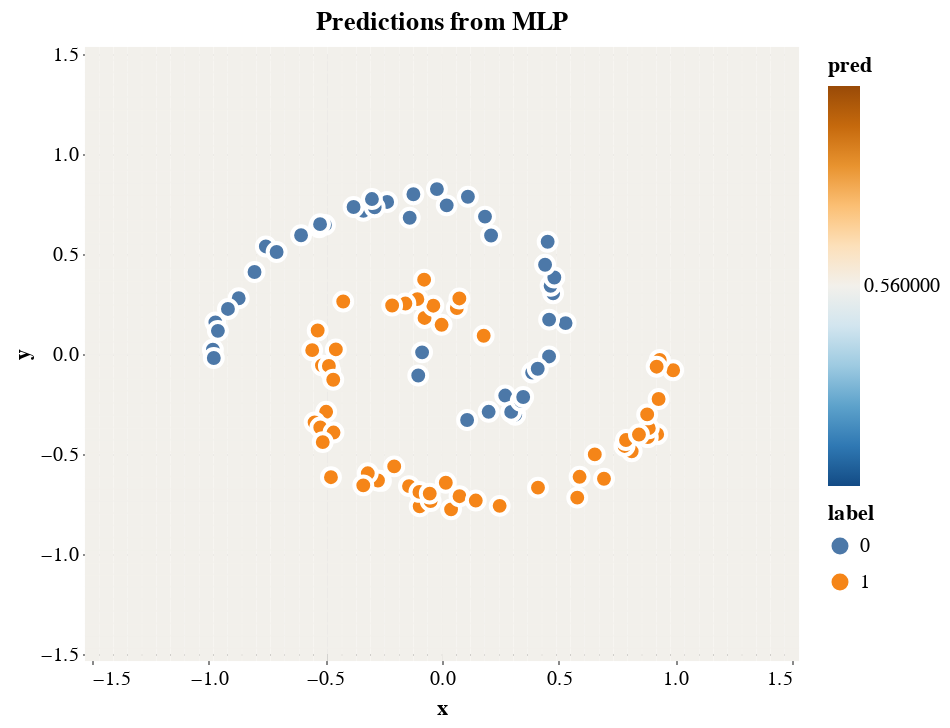

The notebook cell saved with this chart:
### Code cell
# Plot predictions
pred_chart = prediction_plot(xs, y)
chart = pred_chart + spiral_chart
chart

### Figure 1 — Vega-Lite specification as saved in the notebook (floating-point values rounded to 4 significant figures; data arrays with more than 128 entries replaced by an {"elided": "..."} marker saying what was removed)
{"config": {"view": {"continuousWidth": 300, "continuousHeight": 300}}, "layer": [{"data": {"name": "data-1b759177cbc1f9205a92be92c16e7ec6"}, "mark": {"type": "square", "opacity": 1, "size": 50}, "encoding": {"color": {"field": "pred", "scale": {"scheme": "blueorange"}, "type": "quantitative"}, "x": {"field": "x", "scale": {"domain": [-1.5, 1.5], "nice": false}, "type": "quantitative"}, "y": {"field": "y", "scale": {"domain": [-1.5, 1.5], "nice": false}, "type": "quantitative"}}, "title": "Predictions from MLP"}, {"data": {"name": "data-3378f5c3b24ba12fc9abcd26e9f1be59"}, "mark": {"type": "circle", "opacity": 1, "size": 80, "stroke": "white"}, "encoding": {"color": {"field": "label", "type": "nominal"}, "x": {"field": "x", "scale": {"domain": [-1.5, 1.5], "nice": false}, "type": "quantitative"}, "y": {"field": "y", "scale": {"domain": [-1.5, 1.5], "nice": false}, "type": "quantitative"}}}], "height": 300, "width": 350, "$schema": "https://vega.github.io/schema/vega-lite/v5.20.1.json", "datasets": {"data-1b759177cbc1f9205a92be92c16e7ec6": {"elided": "2500 records"}, "data-3378f5c3b24ba12fc9abcd26e9f1be59": [{"x": -0.08531, "y": 0.008334, "label": 0}, {"x": 0.1787, "y": 0.09108, "label": 1}, {"x": 0.06364, "y": 0.2299, "label": 1}, {"x": -0.1018, "y": -0.1074, "label": 0}, {"x": -0.001736, "y": 0.1459, "label": 1}, {"x": 0.0744, "y": 0.2778, "label": 1}, {"x": -0.07479, "y": 0.1803, "label": 1}, {"x": -0.03717, "y": 0.2415, "label": 1}, {"x": -0.1055, "y": 0.2743, "label": 1}, {"x": -0.07655, "y": 0.3715, "label": 1}, {"x": -0.1569, "y": 0.2522, "label": 1}, {"x": 0.1076, "y": -0.33, "label": 0}, {"x": 0.2, "y": -0.2889, "label": 0}, {"x": -0.2137, "y": 0.2426, "label": 1}, {"x": 0.271, "y": -0.2078, "label": 0}, {"x": 0.3139, "y": -0.3035, "label": 0}, {"x": 0.2965, "y": -0.2895, "label": 0}, {"x": 0.3377, "y": -0.2342, "label": 0}, {"x": 0.348, "y": -0.2151, "label": 0}, {"x": -0.4233, "y": 0.2626, "label": 1}, {"x": 0.3863, "y": -0.09285, "label": 0}, {"x": -0.5328, "y": 0.1173, "label": 1}, {"x": -0.4549, "y": 0.02297, "label": 1}, {"x": 0.4588, "y": -0.01218, "label": 0}, {"x": 0.4103, "y": -0.07362, "label": 0}, {"x": -0.4793, "y": -0.08519, "label": 1}, {"x": -0.5563, "y": 0.01929, "label": 1}, {"x": -0.5145, "y": -0.05687, "label": 1}, {"x": -0.4848, "y": -0.05956, "label": 1}, {"x": 0.5296, "y": 0.1546, "label": 0}, {"x": -0.4661, "y": -0.1289, "label": 1}, {"x": 0.4591, "y": 0.1721, "label": 0}, {"x": -0.4965, "y": -0.289, "label": 1}, {"x": 0.4763, "y": 0.3038, "label": 0}, {"x": -0.546, "y": -0.3418, "label": 1}, {"x": -0.5216, "y": -0.3674, "label": 1}, {"x": 0.4655, "y": 0.3409, "label": 0}, {"x": -0.4649, "y": -0.3928, "label": 1}, {"x": -0.5111, "y": -0.4405, "label": 1}, {"x": 0.4814, "y": 0.3824, "label": 0}, {"x": 0.4417, "y": 0.4463, "label": 0}, {"x": -0.4759, "y": -0.616, "label": 1}, {"x": 0.4528, "y": 0.5614, "label": 0}, {"x": -0.2617, "y": -0.6344, "label": 1}, {"x": -0.2744, "y": -0.6326, "label": 1}, {"x": -0.3181, "y": -0.5966, "label": 1}, {"x": -0.3374, "y": -0.6567, "label": 1}, {"x": -0.2049, "y": -0.5619, "label": 1}, {"x": 0.2103, "y": 0.5924, "label": 0}, {"x": -0.1414, "y": -0.6604, "label": 1}, {"x": 0.1843, "y": 0.6871, "label": 0}, {"x": -0.09565, "y": -0.7615, "label": 1}, {"x": -0.09671, "y": -0.6895, "label": 1}, {"x": -0.04871, "y": -0.7354, "label": 1}, {"x": -0.05257, "y": -0.698, "label": 1}, {"x": 0.111, "y": 0.7862, "label": 0}, {"x": 0.01628, "y": -0.6439, "label": 1}, {"x": -0.02177, "y": 0.8245, "label": 0}, {"x": 0.02014, "y": 0.7434, "label": 0}, {"x": 0.03891, "y": -0.7766, "label": 1}, {"x": 0.07513, "y": -0.7111, "label": 1}, {"x": -0.1226, "y": 0.7989, "label": 0}, {"x": 0.1447, "y": -0.7328, "label": 1}, {"x": -0.1385, "y": 0.6813, "label": 0}, {"x": 0.2471, "y": -0.7594, "label": 1}, {"x": -0.337, "y": 0.7159, "label": 0}, {"x": -0.2352, "y": 0.7603, "label": 0}, {"x": -0.2886, "y": 0.7335, "label": 0}, {"x": -0.3003, "y": 0.7748, "label": 0}, {"x": -0.379, "y": 0.7349, "label": 0}, {"x": 0.4114, "y": -0.6682, "label": 1}, {"x": 0.5797, "y": -0.7181, "label": 1}, {"x": -0.5267, "y": 0.6338, "label": 0}, {"x": -0.5018, "y": 0.6456, "label": 0}, {"x": -0.5226, "y": 0.6492, "label": 0}, {"x": 0.5896, "y": -0.6141, "label": 1}, {"x": 0.6548, "y": -0.502, "label": 1}, {"x": -0.604, "y": 0.5938, "label": 0}, {"x": 0.6942, "y": -0.6237, "label": 1}, {"x": -0.7549, "y": 0.5377, "label": 0}, {"x": -0.7088, "y": 0.5101, "label": 0}, {"x": 0.813, "y": -0.4865, "label": 1}, {"x": -0.8035, "y": 0.4101, "label": 0}, {"x": 0.7825, "y": -0.4598, "label": 1}, {"x": 0.7886, "y": -0.4302, "label": 1}, {"x": 0.9223, "y": -0.4007, "label": 1}, {"x": 0.8819, "y": -0.4159, "label": 1}, {"x": 0.8863, "y": -0.371, "label": 1}, {"x": 0.8441, "y": -0.4027, "label": 1}, {"x": -0.8713, "y": 0.2788, "label": 0}, {"x": 0.8793, "y": -0.302, "label": 1}, {"x": 0.9283, "y": -0.2249, "label": 1}, {"x": -0.9712, "y": 0.1584, "label": 0}, {"x": -0.9173, "y": 0.2253, "label": 0}, {"x": 0.9907, "y": -0.08121, "label": 1}, {"x": -0.982, "y": 0.02178, "label": 0}, {"x": -0.9604, "y": 0.1156, "label": 0}, {"x": 0.9332, "y": -0.02925, "label": 1}, {"x": 0.9199, "y": -0.06352, "label": 1}, {"x": -0.978, "y": -0.01986, "label": 0}]}}
